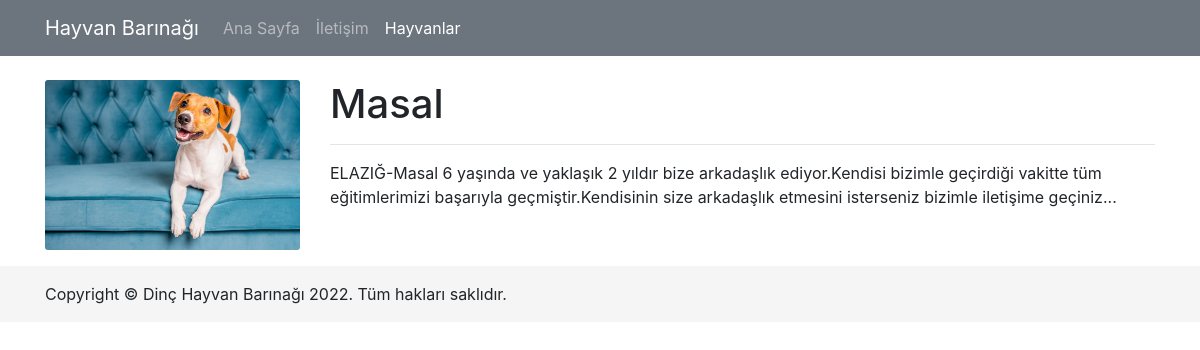
The page /hayvanlar/3 on the database its author committed.
### hayvanlar/models.py (models this page shows, shortened)
class Hayvan(models.Model):
    name = models.CharField(max_length=50,verbose_name='Hayvan Adı:')
    description = models.TextField(verbose_name='Açıklama')
    image = models.CharField(max_length=25,verbose_name='Hayvan Resmi:')
    created_date = models.DateTimeField(auto_now_add=True,verbose_name='Aramıza Katılma Tarihi')
    isAvailable = models.BooleanField(default =True)
    def get_image_path(self):
        return '/img/' + self.image

### hayvanlar/views.py (the view)
# urls.py: path('<int:hayvan_id>', views.detail, name= 'detail'),
def detail(request,hayvan_id):
    hayvan = get_object_or_404(Hayvan,pk = hayvan_id)
    context = {
        'hayvan':hayvan
    }
    return render(request,'hayvanlar/detail.html',context)

### templates/hayvanlar/detail.html
{% extends 'layout.html' %}
{% load static %}
{% block content %}
    <div class="row">
        <div class="col-md-3">
            <img class = "card-img" src="{% static hayvan.get_image_path %}" alt="">
        </div>
        <div class="col-md-9">
            <h1>{{hayvan.name}}</h1>
            <hr>
            <p>
                {{hayvan.description}}
            </p>
        </div>
    </div>
{% endblock %}

### rows shown on the page
Hayvan: image (picture), name "Masal", description "ELAZIĞ-Masal 6 yaşında ve yaklaşık 2 yıldır bize arkadaşlık ediyor.Kendisi bizimle geçirdiği vakitte tüm eğitimlerimizi başarıyla geçmiştir.Kendisinin size arkadaşlık etmesini isterseniz bizimle iletişime geçiniz..."
